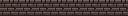

Rendered tile map (Tiled .tmx) drawn with the repository's tilesets; below, a short description and the full map source, tile grids included:
An orthogonal 8x1 tile map with 16x16 px tiles, 1 tile layer (Tile Layer 1).

<map version="1.9" tiledversion="1.9.1" orientation="orthogonal" renderorder="right-down" width="8" height="1" tilewidth="16" tileheight="16" infinite="0" nextlayerid="2" nextobjectid="1">
 <tileset firstgid="1" source="../0x72_DungeonTilesetII_v1.4.tsx" />
 <layer id="1" name="Tile Layer 1" width="8" height="1">
  <data encoding="csv">
35,35,35,35,35,35,35,35
</data>
 </layer>
</map>
